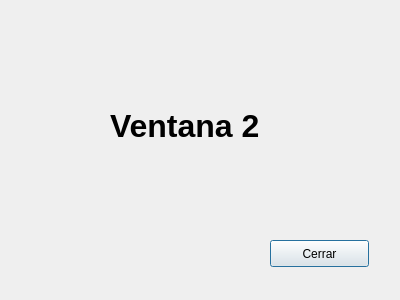
<?xml version="1.0" encoding="UTF-8"?>
<ui version="4.0">
 <class>Ventana2</class>
 <widget class="QDialog" name="Ventana2">
  <property name="geometry">
   <rect>
    <x>0</x>
    <y>0</y>
    <width>400</width>
    <height>300</height>
   </rect>
  </property>
  <property name="windowTitle">
   <string>Dialog</string>
  </property>
  <widget class="QLabel" name="label">
   <property name="geometry">
    <rect>
     <x>110</x>
     <y>50</y>
     <width>181</width>
     <height>151</height>
    </rect>
   </property>
   <property name="font">
    <font>
     <pointsize>24</pointsize>
     <weight>75</weight>
     <bold>true</bold>
    </font>
   </property>
   <property name="text">
    <string>Ventana 2</string>
   </property>
  </widget>
  <widget class="QPushButton" name="btnCerrar">
   <property name="geometry">
    <rect>
     <x>270</x>
     <y>240</y>
     <width>99</width>
     <height>27</height>
    </rect>
   </property>
   <property name="text">
    <string>Cerrar</string>
   </property>
  </widget>
 </widget>
 <resources/>
 <connections/>
</ui>
